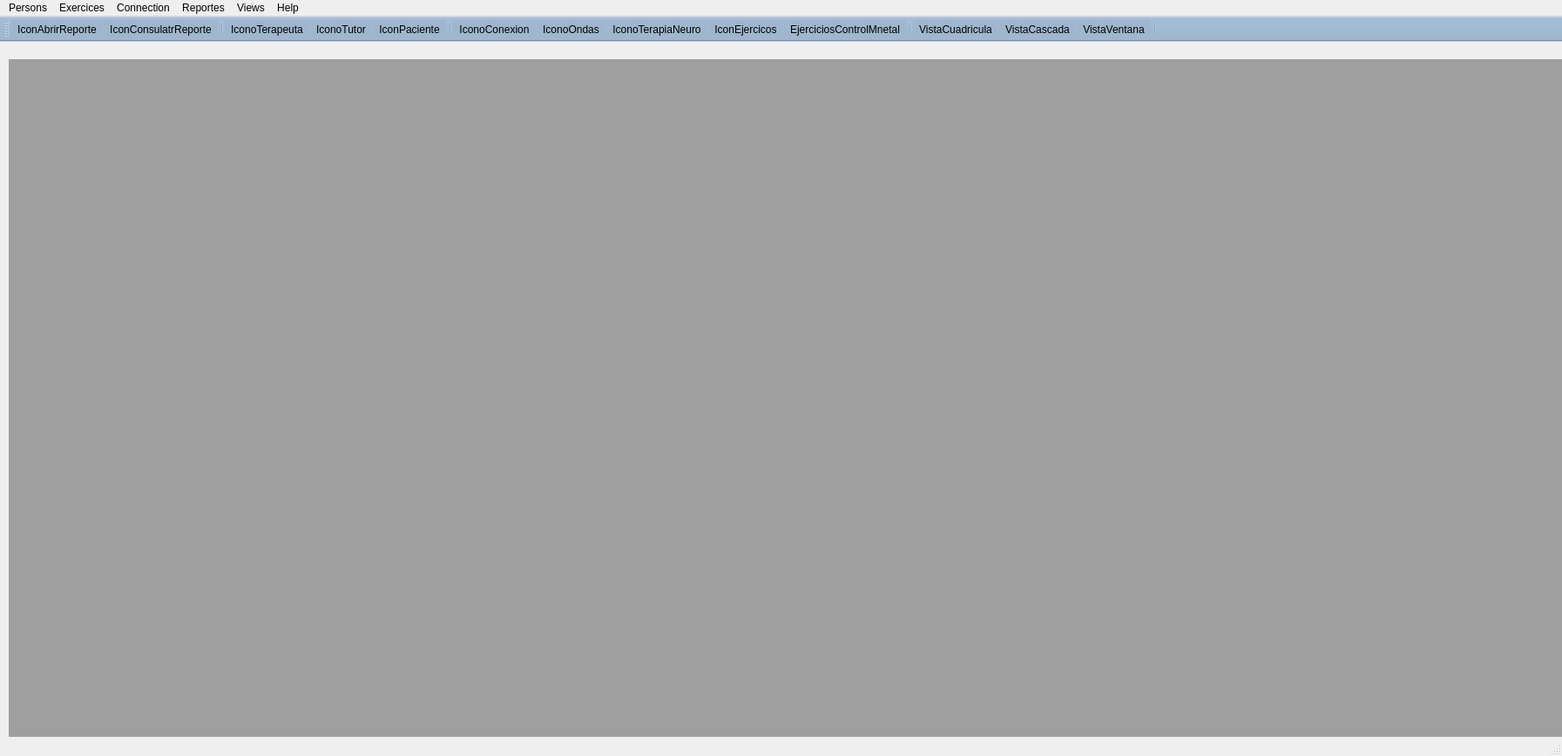
<?xml version="1.0" encoding="UTF-8"?>
<ui version="4.0">
 <class>MainWindow</class>
 <widget class="QMainWindow" name="MainWindow">
  <property name="geometry">
   <rect>
    <x>0</x>
    <y>0</y>
    <width>1793</width>
    <height>868</height>
   </rect>
  </property>
  <property name="maximumSize">
   <size>
    <width>1833</width>
    <height>978</height>
   </size>
  </property>
  <property name="windowTitle">
   <string>Main</string>
  </property>
  <property name="windowIcon">
   <iconset resource="images/image.qrc">
    <normaloff>:/newPrefix/idea-genial.png</normaloff>:/newPrefix/idea-genial.png</iconset>
  </property>
  <property name="styleSheet">
   <string notr="true"/>
  </property>
  <property name="iconSize">
   <size>
    <width>33</width>
    <height>33</height>
   </size>
  </property>
  <widget class="QWidget" name="centralwidget">
   <widget class="QMdiArea" name="mdiArea">
    <property name="enabled">
     <bool>true</bool>
    </property>
    <property name="geometry">
     <rect>
      <x>10</x>
      <y>20</y>
      <width>1811</width>
      <height>871</height>
     </rect>
    </property>
    <property name="sizePolicy">
     <sizepolicy hsizetype="Ignored" vsizetype="Expanding">
      <horstretch>80</horstretch>
      <verstretch>80</verstretch>
     </sizepolicy>
    </property>
    <property name="minimumSize">
     <size>
      <width>1600</width>
      <height>871</height>
     </size>
    </property>
    <property name="maximumSize">
     <size>
      <width>1811</width>
      <height>871</height>
     </size>
    </property>
    <property name="baseSize">
     <size>
      <width>800</width>
      <height>800</height>
     </size>
    </property>
    <property name="styleSheet">
     <string notr="true"/>
    </property>
   </widget>
  </widget>
  <widget class="QMenuBar" name="menubar">
   <property name="geometry">
    <rect>
     <x>0</x>
     <y>0</y>
     <width>1793</width>
     <height>26</height>
    </rect>
   </property>
   <widget class="QMenu" name="menuVista">
    <property name="title">
     <string>Views</string>
    </property>
    <addaction name="mni_cascada"/>
    <addaction name="mni_cuadricula"/>
    <addaction name="mni_tabs"/>
   </widget>
   <widget class="QMenu" name="menuAchivo">
    <property name="title">
     <string>Persons</string>
    </property>
    <widget class="QMenu" name="opc_Paciente">
     <property name="title">
      <string>Paciente</string>
     </property>
     <property name="icon">
      <iconset resource="images/image.qrc">
       <normaloff>:/newPrefix/paciente.png</normaloff>:/newPrefix/paciente.png</iconset>
     </property>
     <addaction name="separator"/>
     <addaction name="menuCrear_Paciente"/>
     <addaction name="actionConsultar_Paciente"/>
    </widget>
    <widget class="QMenu" name="menuTutor">
     <property name="title">
      <string>Tutor</string>
     </property>
     <property name="icon">
      <iconset resource="images/image.qrc">
       <normaloff>:/newPrefix/familia.png</normaloff>:/newPrefix/familia.png</iconset>
     </property>
     <addaction name="actionCrear_Tutor_2"/>
     <addaction name="actionConsultar_Tutor"/>
    </widget>
    <widget class="QMenu" name="menuTerapeuta">
     <property name="styleSheet">
      <string notr="true"/>
     </property>
     <property name="title">
      <string>Terapeuta</string>
     </property>
     <property name="icon">
      <iconset resource="images/image.qrc">
       <normaloff>:/newPrefix/terapeuta.png</normaloff>:/newPrefix/terapeuta.png</iconset>
     </property>
     <addaction name="actionCrear_Terapeutta"/>
     <addaction name="actionConsultar_Terapeuta"/>
     <addaction name="actionRecuperar_Teraputas_Eliminados"/>
    </widget>
    <addaction name="menuTerapeuta"/>
    <addaction name="menuTutor"/>
    <addaction name="opc_Paciente"/>
   </widget>
   <widget class="QMenu" name="menuEjercicios">
    <property name="title">
     <string>Exercices</string>
    </property>
    <widget class="QMenu" name="menuNeurofeedback">
     <property name="title">
      <string>Neurofeedback</string>
     </property>
     <addaction name="actionElevar_Drone_2"/>
     <addaction name="actionMnatener_Drone"/>
     <addaction name="actionBajar_Drono"/>
     <addaction name="actionMover_a_la_derecha"/>
     <addaction name="actionMover_a_la_isquierda"/>
    </widget>
    <widget class="QMenu" name="menuModo_Libre">
     <property name="title">
      <string>Control Mental</string>
     </property>
     <addaction name="actionLevel_1"/>
     <addaction name="actionLevel_2"/>
     <addaction name="actionLevel_3"/>
     <addaction name="actionLevel_4"/>
     <addaction name="actionLevel_5"/>
    </widget>
    <addaction name="menuNeurofeedback"/>
    <addaction name="menuModo_Libre"/>
   </widget>
   <widget class="QMenu" name="menuAyuda">
    <property name="title">
     <string>Help</string>
    </property>
   </widget>
   <widget class="QMenu" name="menuCoexion">
    <property name="title">
     <string>Connection</string>
    </property>
    <widget class="QMenu" name="menuConectar_Robot_Fisico">
     <property name="title">
      <string>Conectar Robot Fisico</string>
     </property>
     <addaction name="actionDrone"/>
     <addaction name="actionRobot_Lego"/>
    </widget>
    <widget class="QMenu" name="menuConectar_con_Diadema">
     <property name="title">
      <string>Conectar con Diadema</string>
     </property>
     <addaction name="actionConectar_Emotiv"/>
    </widget>
    <addaction name="menuConectar_con_Diadema"/>
    <addaction name="menuConectar_Robot_Fisico"/>
    <addaction name="actionConfigurar_parametros_de_conexi_n"/>
   </widget>
   <widget class="QMenu" name="menuReportes">
    <property name="title">
     <string>Reportes</string>
    </property>
    <addaction name="actionConsultar_Reporte"/>
    <addaction name="actionEditar_Reporte"/>
   </widget>
   <addaction name="menuAchivo"/>
   <addaction name="menuEjercicios"/>
   <addaction name="menuCoexion"/>
   <addaction name="menuReportes"/>
   <addaction name="menuVista"/>
   <addaction name="menuAyuda"/>
  </widget>
  <widget class="QStatusBar" name="statusbar"/>
  <widget class="QToolBar" name="toolBar">
   <property name="windowTitle">
    <string>toolBar</string>
   </property>
   <property name="styleSheet">
    <string notr="true">background-color: rgb(159, 182, 206);</string>
   </property>
   <property name="toolButtonStyle">
    <enum>Qt::ToolButtonIconOnly</enum>
   </property>
   <attribute name="toolBarArea">
    <enum>TopToolBarArea</enum>
   </attribute>
   <attribute name="toolBarBreak">
    <bool>false</bool>
   </attribute>
   <addaction name="actionIconAbrirReporte"/>
   <addaction name="actionIconConsulatrReporte"/>
   <addaction name="separator"/>
   <addaction name="actionIconoTerapeuta"/>
   <addaction name="actionIconoTutor"/>
   <addaction name="actionIconPaciente"/>
   <addaction name="separator"/>
   <addaction name="actionIconoConexion"/>
   <addaction name="actionIconoTerapia"/>
   <addaction name="actionIconoTerapia_2"/>
   <addaction name="actionIconLibro"/>
   <addaction name="actionEjerciciosControlMnetal"/>
   <addaction name="separator"/>
   <addaction name="actionVistaCuadricula"/>
   <addaction name="actionVistaCascada"/>
   <addaction name="actionVistaVentana"/>
   <addaction name="separator"/>
  </widget>
  <action name="mni_cascada">
   <property name="icon">
    <iconset resource="images/image.qrc">
     <normaloff>:/newPrefix/menu.png</normaloff>:/newPrefix/menu.png</iconset>
   </property>
   <property name="text">
    <string>Vista Cascada</string>
   </property>
  </action>
  <action name="mni_cuadricula">
   <property name="icon">
    <iconset resource="images/image.qrc">
     <normaloff>:/newPrefix/cuadricula.png</normaloff>:/newPrefix/cuadricula.png</iconset>
   </property>
   <property name="text">
    <string>Vista Cuadricula</string>
   </property>
  </action>
  <action name="mni_subven">
   <property name="icon">
    <iconset resource="images/image.qrc">
     <normaloff>:/newPrefix/ventana.png</normaloff>:/newPrefix/ventana.png</iconset>
   </property>
   <property name="text">
    <string>Vista Subventanas</string>
   </property>
  </action>
  <action name="actionElevar_Drone_2">
   <property name="text">
    <string>Elevar Drone</string>
   </property>
  </action>
  <action name="actionMnatener_Drone">
   <property name="text">
    <string>Mnatener Drone </string>
   </property>
  </action>
  <action name="actionBajar_Drono">
   <property name="text">
    <string>Bajar Drone</string>
   </property>
  </action>
  <action name="actionMover_a_la_derecha">
   <property name="text">
    <string>Mover a la derecha</string>
   </property>
  </action>
  <action name="actionMover_a_la_isquierda">
   <property name="text">
    <string>Mover a la isquierda</string>
   </property>
  </action>
  <action name="actionLevel_1">
   <property name="text">
    <string>Level 1</string>
   </property>
  </action>
  <action name="actionLevel_2">
   <property name="text">
    <string>Level 2</string>
   </property>
  </action>
  <action name="actionLevel_3">
   <property name="text">
    <string>Level 3</string>
   </property>
  </action>
  <action name="actionLevel_4">
   <property name="text">
    <string>Level 4</string>
   </property>
  </action>
  <action name="actionLevel_5">
   <property name="text">
    <string>Level 5</string>
   </property>
  </action>
  <action name="menuCrear_Paciente">
   <property name="icon">
    <iconset resource="images/image.qrc">
     <normaloff>:/newPrefix/agregar.png</normaloff>:/newPrefix/agregar.png</iconset>
   </property>
   <property name="text">
    <string>Crear Paciente</string>
   </property>
  </action>
  <action name="actionConsultar_Paciente">
   <property name="icon">
    <iconset resource="images/image.qrc">
     <normaloff>:/newPrefix/lupa.png</normaloff>:/newPrefix/lupa.png</iconset>
   </property>
   <property name="text">
    <string>Consultar Paciente</string>
   </property>
  </action>
  <action name="actionCrear_Tutor_2">
   <property name="icon">
    <iconset resource="images/image.qrc">
     <normaloff>:/newPrefix/agregar.png</normaloff>:/newPrefix/agregar.png</iconset>
   </property>
   <property name="text">
    <string>Crear Tutor</string>
   </property>
  </action>
  <action name="actionConsultar_Tutor">
   <property name="icon">
    <iconset resource="images/image.qrc">
     <normaloff>:/newPrefix/lupa.png</normaloff>:/newPrefix/lupa.png</iconset>
   </property>
   <property name="text">
    <string>Consultar Tutor</string>
   </property>
  </action>
  <action name="actionCrear_Terapeutta">
   <property name="icon">
    <iconset resource="images/image.qrc">
     <normaloff>:/newPrefix/agregar.png</normaloff>:/newPrefix/agregar.png</iconset>
   </property>
   <property name="text">
    <string>Crear Terapeutta</string>
   </property>
  </action>
  <action name="actionConsultar_Terapeuta">
   <property name="icon">
    <iconset resource="images/image.qrc">
     <normaloff>:/newPrefix/lupa.png</normaloff>:/newPrefix/lupa.png</iconset>
   </property>
   <property name="text">
    <string>Consultar Terapeuta</string>
   </property>
  </action>
  <action name="actionIconAbrirReporte">
   <property name="icon">
    <iconset resource="images/image.qrc">
     <normaloff>:/newPrefix/archivo.png</normaloff>:/newPrefix/archivo.png</iconset>
   </property>
   <property name="text">
    <string>IconAbrirReporte</string>
   </property>
   <property name="toolTip">
    <string>Abrir Reporte</string>
   </property>
   <property name="shortcut">
    <string>Ctrl+R</string>
   </property>
  </action>
  <action name="actionVistaCuadricula">
   <property name="icon">
    <iconset resource="images/image.qrc">
     <normaloff>:/newPrefix/cuadricula.png</normaloff>:/newPrefix/cuadricula.png</iconset>
   </property>
   <property name="text">
    <string>VistaCuadricula</string>
   </property>
   <property name="toolTip">
    <string>Vista Cuadricula</string>
   </property>
   <property name="shortcut">
    <string>Ctrl+1</string>
   </property>
  </action>
  <action name="actionBotonDetener">
   <property name="icon">
    <iconset>
     <normaloff>:/images/detener.png</normaloff>:/images/detener.png</iconset>
   </property>
   <property name="text">
    <string>BotonDetener</string>
   </property>
   <property name="toolTip">
    <string>Detener</string>
   </property>
  </action>
  <action name="actionIconoTutor">
   <property name="icon">
    <iconset resource="images/image.qrc">
     <normaloff>:/newPrefix/familia.png</normaloff>:/newPrefix/familia.png</iconset>
   </property>
   <property name="text">
    <string>IconoTutor</string>
   </property>
   <property name="toolTip">
    <string>Consultar Tutor</string>
   </property>
   <property name="shortcut">
    <string>Ctrl+F</string>
   </property>
  </action>
  <action name="actionIconoTerapia">
   <property name="icon">
    <iconset resource="images/image.qrc">
     <normaloff>:/newPrefix/idea-genial.png</normaloff>:/newPrefix/idea-genial.png</iconset>
   </property>
   <property name="text">
    <string>IconoOndas</string>
   </property>
   <property name="toolTip">
    <string>Mostar Ondas Cerebrales</string>
   </property>
   <property name="shortcut">
    <string>Ctrl+O</string>
   </property>
  </action>
  <action name="actionIconLibro">
   <property name="icon">
    <iconset resource="images/image.qrc">
     <normaloff>:/newPrefix/libroNeurofeedback.png</normaloff>:/newPrefix/libroNeurofeedback.png</iconset>
   </property>
   <property name="text">
    <string>IconEjercicos</string>
   </property>
   <property name="toolTip">
    <string>Abrir Ejercicos Neurofeedback</string>
   </property>
   <property name="shortcut">
    <string>Ctrl+E</string>
   </property>
  </action>
  <action name="actionVistaCascada">
   <property name="icon">
    <iconset resource="images/image.qrc">
     <normaloff>:/newPrefix/menu.png</normaloff>:/newPrefix/menu.png</iconset>
   </property>
   <property name="text">
    <string>VistaCascada</string>
   </property>
   <property name="toolTip">
    <string>Vista Cascada</string>
   </property>
   <property name="shortcut">
    <string>Ctrl+2</string>
   </property>
  </action>
  <action name="actionIconPaciente">
   <property name="icon">
    <iconset resource="images/image.qrc">
     <normaloff>:/newPrefix/paciente.png</normaloff>:/newPrefix/paciente.png</iconset>
   </property>
   <property name="text">
    <string>IconPaciente</string>
   </property>
   <property name="toolTip">
    <string>Consultar Paciente</string>
   </property>
   <property name="shortcut">
    <string>Ctrl+P</string>
   </property>
  </action>
  <action name="actionBotonPausa">
   <property name="icon">
    <iconset>
     <normaloff>:/images/pausa.png</normaloff>:/images/pausa.png</iconset>
   </property>
   <property name="text">
    <string>BotonPausa</string>
   </property>
   <property name="toolTip">
    <string>Pausar</string>
   </property>
  </action>
  <action name="actionBotonPlay">
   <property name="icon">
    <iconset>
     <normaloff>:/images/play.ico</normaloff>:/images/play.ico</iconset>
   </property>
   <property name="text">
    <string>BotonPlay</string>
   </property>
   <property name="toolTip">
    <string>Play</string>
   </property>
  </action>
  <action name="actionBotonEncender">
   <property name="icon">
    <iconset>
     <normaloff>:/images/poder.png</normaloff>:/images/poder.png</iconset>
   </property>
   <property name="text">
    <string>BotonEncender</string>
   </property>
   <property name="toolTip">
    <string>Iniciar</string>
   </property>
  </action>
  <action name="actionIconConsulatrReporte">
   <property name="icon">
    <iconset resource="images/image.qrc">
     <normaloff>:/newPrefix/reporte.png</normaloff>:/newPrefix/reporte.png</iconset>
   </property>
   <property name="text">
    <string>IconConsulatrReporte</string>
   </property>
   <property name="toolTip">
    <string>Consultar Reportes</string>
   </property>
   <property name="shortcut">
    <string>Ctrl+R</string>
   </property>
  </action>
  <action name="actionIconoTerapia_2">
   <property name="icon">
    <iconset resource="images/image.qrc">
     <normaloff>:/newPrefix/salud-mental.png</normaloff>:/newPrefix/salud-mental.png</iconset>
   </property>
   <property name="text">
    <string>IconoTerapiaNeuro</string>
   </property>
   <property name="toolTip">
    <string>Abrir Terapa</string>
   </property>
   <property name="shortcut">
    <string>Ctrl+T</string>
   </property>
  </action>
  <action name="actionIconoTerapeuta">
   <property name="icon">
    <iconset resource="images/image.qrc">
     <normaloff>:/newPrefix/terapeuta.png</normaloff>:/newPrefix/terapeuta.png</iconset>
   </property>
   <property name="text">
    <string>IconoTerapeuta</string>
   </property>
   <property name="toolTip">
    <string>Consulatr Terapeutas</string>
   </property>
   <property name="shortcut">
    <string>Ctrl+U</string>
   </property>
  </action>
  <action name="actionIconoConexion">
   <property name="icon">
    <iconset resource="images/image.qrc">
     <normaloff>:/newPrefix/wifi.png</normaloff>:/newPrefix/wifi.png</iconset>
   </property>
   <property name="text">
    <string>IconoConexion</string>
   </property>
   <property name="toolTip">
    <string>Conexion</string>
   </property>
   <property name="shortcut">
    <string>Ctrl+Q</string>
   </property>
  </action>
  <action name="actionDrone">
   <property name="text">
    <string>Drone</string>
   </property>
  </action>
  <action name="actionRobot_Lego">
   <property name="text">
    <string>Robot Lego</string>
   </property>
  </action>
  <action name="actionConsultar_Reporte">
   <property name="icon">
    <iconset resource="images/image.qrc">
     <normaloff>:/newPrefix/reporte.png</normaloff>:/newPrefix/reporte.png</iconset>
   </property>
   <property name="text">
    <string>Consultar Reporte</string>
   </property>
  </action>
  <action name="actionEditar_Reporte">
   <property name="icon">
    <iconset resource="images/image.qrc">
     <normaloff>:/newPrefix/reporte.png</normaloff>:/newPrefix/reporte.png</iconset>
   </property>
   <property name="text">
    <string>Editar Reporte</string>
   </property>
  </action>
  <action name="actionVistaVentana">
   <property name="icon">
    <iconset resource="images/image.qrc">
     <normaloff>:/newPrefix/ventana.png</normaloff>:/newPrefix/ventana.png</iconset>
   </property>
   <property name="text">
    <string>VistaVentana</string>
   </property>
   <property name="toolTip">
    <string>Vista Ventanas</string>
   </property>
   <property name="shortcut">
    <string>Ctrl+3</string>
   </property>
  </action>
  <action name="actionConfigurar_parametros_de_conexi_n">
   <property name="text">
    <string>Configurar parametros de conexión</string>
   </property>
  </action>
  <action name="actiontutor">
   <property name="icon">
    <iconset resource="images/image.qrc">
     <normaloff>:/newPrefix/familia.png</normaloff>:/newPrefix/familia.png</iconset>
   </property>
   <property name="text">
    <string>tutor</string>
   </property>
   <property name="toolTip">
    <string>Consultar_Tutor</string>
   </property>
  </action>
  <action name="mni_tabs">
   <property name="text">
    <string>Vista Pestaña</string>
   </property>
  </action>
  <action name="actionConectar_Emotiv">
   <property name="text">
    <string>Conectar Emotiv</string>
   </property>
  </action>
  <action name="actionEjerciciosControlMnetal">
   <property name="icon">
    <iconset resource="images/image.qrc">
     <normaloff>:/newPrefix/libroControlMental.png</normaloff>:/newPrefix/libroControlMental.png</iconset>
   </property>
   <property name="text">
    <string>EjerciciosControlMnetal</string>
   </property>
   <property name="toolTip">
    <string>Abrir ejercicios de tipo control mental</string>
   </property>
   <property name="shortcut">
    <string>Ctrl+M</string>
   </property>
  </action>
  <action name="actionRecuperar_Teraputas_Eliminados">
   <property name="icon">
    <iconset resource="images/image.qrc">
     <normaloff>:/newPrefix/lineaIzqu.png</normaloff>:/newPrefix/lineaIzqu.png</iconset>
   </property>
   <property name="text">
    <string>Recuperar Teraputas Eliminados</string>
   </property>
  </action>
 </widget>
 <resources>
  <include location="images/image.qrc"/>
 </resources>
 <connections/>
</ui>
